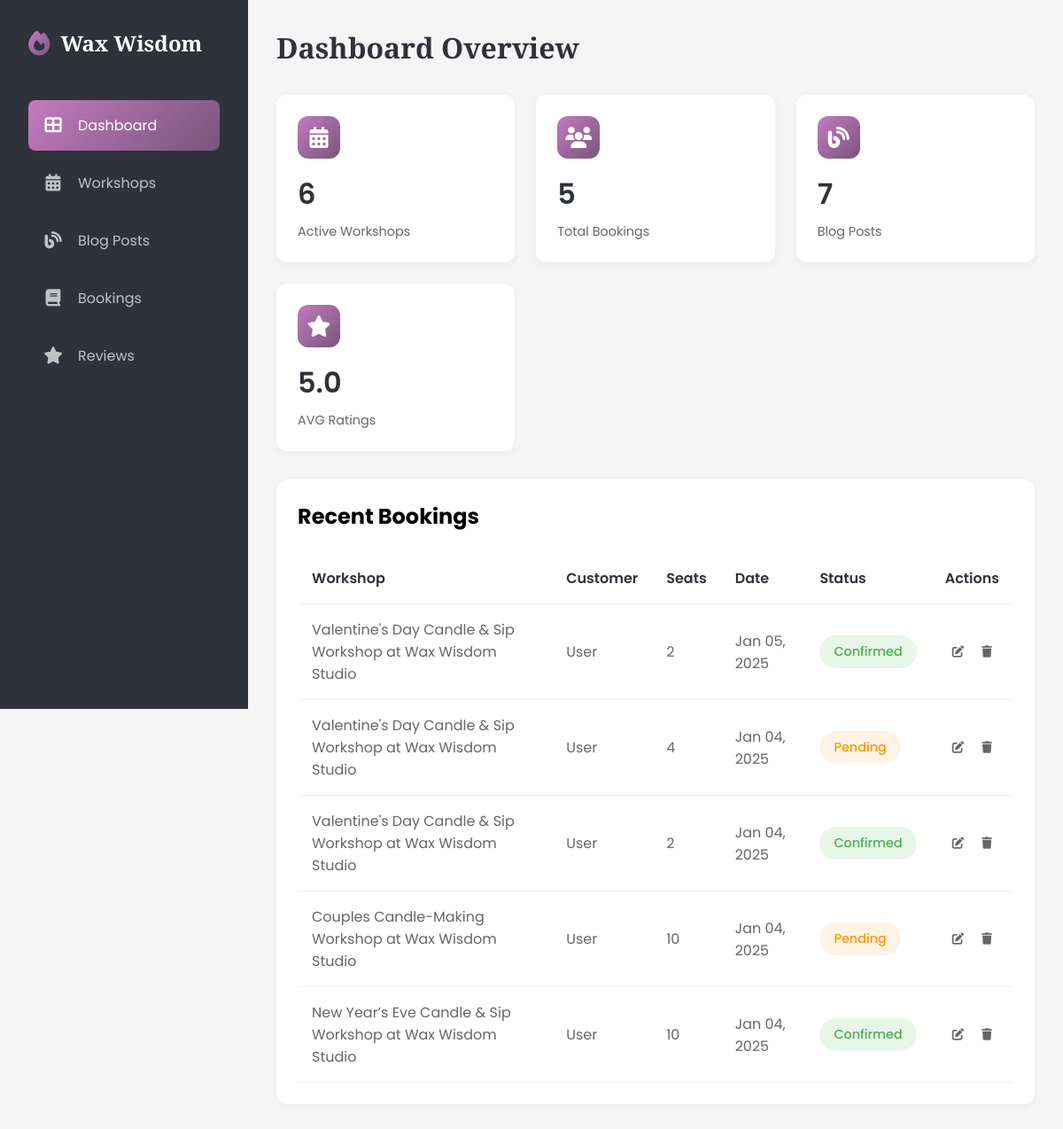
The page /dashboard/ (signed in) on the database its author committed.
### candle/models.py (models this page shows, shortened)
class Config(models.Model):
    site_name = models.CharField(max_length=255)
    site_title = models.CharField(max_length=255)
    site_description = models.TextField()
    about_us = HTMLField(blank=True, null=True)
    facebook_url = models.URLField(blank=True, null=True)
    instagram_url = models.URLField(blank=True, null=True)
    pinterest_url = models.URLField(blank=True, null=True)
    created_at = models.DateTimeField(auto_now_add=True)
    updated_at = models.DateTimeField(auto_now=True)
    class Meta:
        verbose_name = 'Site Configuration'
        verbose_name_plural = 'Site Configuration'
    def as_dict(self):
        return {
            'site_name': self.site_name or '',
            'site_title': self.site_title or '',
            "about_us": self.about_us or '',
            'site_description': self.site_description or '',
            'facebook_url': self.facebook_url or '',
            'instagram_url': self.instagram_url or '',
            "pinterest_url": self.pinterest_url or ""
        }

class Booking(models.Model):
    STATUS_CHOICES = [
        ('confirmed', 'Confirmed'),
        ('pending', 'Pending'),
        ('cancelled', 'Cancelled'),
    ]
    user = models.ForeignKey(User, on_delete=models.CASCADE, related_name='bookings', related_query_name='booking')
    workshop = models.ForeignKey(CandleWorkshop, on_delete=models.CASCADE, related_name='bookings', related_query_name='booking')
    booking_date = models.DateTimeField(auto_now_add=True)
    number_of_seats = models.IntegerField()
    status = models.CharField(
        max_length=10,
        choices=STATUS_CHOICES,
        default='pending'
    )
    class Meta:
        ordering = ['-booking_date']

class CandleWorkshop(models.Model):
    title = models.CharField(max_length=255)
    description = models.TextField()
    duration = models.FloatField(
        help_text='Duration of the workshop in hours (e.g., 1.5 for 1.5 hours)'
    )
    thumbnail = models.ImageField(
        upload_to='workshop_thumbnails/',
        null=True,
        blank=True,
        help_text='Featured image for the workshop',
        storage=RawMediaCloudinaryStorage()
    )
    date = models.DateField()
    time = models.TimeField()
    price = models.DecimalField(max_digits=10, decimal_places=2)
    capacity = models.IntegerField()
    class Meta:
        ordering = ("-date",)

### candle/views.py (the view)
# urls.py: path("",DashboardView.as_view(),name="dashboard")
class DashboardView(LoginRequiredMixin,TemplateView):
    template_name = "candle/dashboard/home.html"
    def get_context_data(self, **kwargs):
        context = super().get_context_data(**kwargs)
        user = self.request.user
        context["active_menu"] = "dashboard"
        if user.is_superuser:
            context['recent_bookings'] = Booking.objects.all()[:6]
            context['active_workshops'] = CandleWorkshop.objects.count()
            context['total_bookings'] = Booking.objects.count()
            context['total_blog_posts'] = Blogpost.objects.count()
            context['average_rating'] = Review.get_average_rating()
        else:
            context['recent_bookings'] = Booking.objects.filter(user=user)[:6]
            context['total_bookings'] = Booking.objects.filter(user=user).count()
            context['total_blog_posts'] = Blogpost.objects.filter(author=user).count()
            context['average_rating'] = Review.get_average_rating(user=user)
        return context

### candle/context_processors.py (called while the page is built)
def company_info(request):
    config = {
        "latest_blogs":Blogpost.objects.all()[:6],
        "latest_workshops":CandleWorkshop.objects.all()[:6]
    }
    try:
        config.update(Config.objects.first().as_dict())
    except Exception as e:
        pass
    return config

### candle/models.py (called while the page is built)
    @classmethod
    def get_average_rating(cls, user=None):
        reviews = cls.objects.all()
        if user:
            reviews = reviews.filter(user=user)
        avg_rating = reviews.aggregate(models.Avg('rating'))['rating__avg']
        return round(avg_rating, 1) if avg_rating else 0

### candle/templates/candle/dashboard/home.html (shortened to what this page needs)
{% extends 'candle/dashboard/base.html' %}
{% block content %}
<main class="main-content">
    <div class="page-header">
        <h1 class="page-title">Dashboard Overview</h1>
    </div>
    <div class="dashboard-grid">
        {% if user.is_superuser %}
        <div class="stat-card">
            <div class="stat-header">
                <div class="stat-icon">
                    <i class="fas fa-calendar-alt"></i>
                </div>
            </div>
            <div class="stat-value">{{active_workshops}}</div>
            <div class="stat-label">Active Workshops</div>
        </div>
        {% endif %}
        <div class="stat-card">
            <div class="stat-header">
                <div class="stat-icon">
                    <i class="fas fa-users"></i>
                </div>
            </div>
            <div class="stat-value">{{total_bookings}}</div>
            <div class="stat-label">{% if not user.is_superuser %}My {% endif %}Total Bookings</div>
        </div>
        <div class="stat-card">
            <div class="stat-header">
                <div class="stat-icon">
                    <i class="fas fa-blog"></i>
                </div>
            </div>
            <div class="stat-value">{{total_blog_posts}}</div>
            <div class="stat-label">{% if not user.is_superuser %}My {% endif %} Blog Posts</div>
        </div>
        <div class="stat-card">
            <div class="stat-header">
                <div class="stat-icon">
                    <i class="fas fa-star"></i>
                </div>
            </div>
            <div class="stat-value">{{average_rating}}</div>
            <div class="stat-label">AVG Ratings{% if not user.is_superuser %} I’ve Given{% endif %}</div>
        </div>
    </div>
    <div class="table-container">
        <div class="table-header">
            <h2>Recent Bookings</h2>
        </div>
        {% if not recent_bookings %}
        <div class="empty-state">
            <i class="fas fa-calendar-xmark"></i>
            <p>No Recent Bookings</p>
            <span>New bookings will appear here</span>
        </div>
        {% else %}
        <table>
            <thead>
                <tr>
                    <th>Workshop</th>
                    {% if user.is_superuser %}
                    <th>Customer</th>
                    {% endif %}
                    <th>Seats</th>
                    <th>Date</th>
                    <th>Status</th>
                    <th>Actions</th>
                </tr>
            </thead>
            <tbody>
                {% for booking in recent_bookings %}
                    <tr>
                        <td>{{booking.workshop.title}}</td>
                        {% if user.is_superuser %}
                        <td>{{booking.user.get_full_name|default:"User"}}</td>
                        {% endif %}
                        <td>{{booking.number_of_seats}}</td>
                        <td>{{booking.booking_date|date:"M d, Y"}}</td>
                        <td><span class="status status-{{booking.status}}">{{booking.get_status_display}}</span></td>
                        <td>
                            <button class="action-btn" onclick="openBookingModal({{booking.id}})"><i class="fas fa-edit"></i></button>
                            <form method="post" action="{% url 'candle:delete_bookings' booking.id %}" class="delete-form">
                                <button type="submit" class="action-btn">
                                    <i class="fas fa-trash"></i>
                                </button>
                            </form>
                        </td>
                    </tr>
                {% endfor %}
            </tbody>
        </table>
        {% endif %}
    </div>
</main>
{% endblock content %}

### candle/templates/candle/dashboard/fragments/sidebar.html (shortened to what this page needs)
<aside class="sidebar">
    <div class="logo">
        <i class="fas fa-fire"></i>
        <span>{{site_name}}</span>
    </div>
    <ul class="nav-menu">
        <li class="nav-item">
            <a href="{% url 'candle:dashboard' %}" class="nav-link {% if active_menu == 'dashboard'%} active {% endif %}">
                <i class="fas fa-th-large"></i>
                <span>Dashboard</span>
            </a>
        </li>
        {% if user.is_superuser %}
        <li class="nav-item">
            <a href="{% url 'candle:dashboard_workshops' %}" class="nav-link {% if active_menu == 'workshops'%} active {% endif %}">
                <i class="fas fa-calendar-alt"></i>
                <span>Workshops</span>
            </a>
        </li>
        <li class="nav-item">
            <a href="{% url 'candle:dashboard_blogs' %}" class="nav-link {% if active_menu == 'blogs'%} active {% endif %}">
                <i class="fas fa-blog"></i>
                <span>{% if not user.is_superuser %}My {% endif %}Blog Posts</span>
            </a>
        </li>
        {% endif %}
        <li class="nav-item">
            <a href="{% url 'candle:dashboard_bookings' %}" class="nav-link {% if active_menu == 'bookings'%} active {% endif %}">
                <i class="fas fa-book"></i>
                <span>{% if not user.is_superuser %}My {% endif %}Bookings</span>
            </a>
        </li>
        <li class="nav-item">
            <a href="{% url 'candle:dashboard_reviews' %}" class="nav-link {% if active_menu == 'reviews'%} active {% endif %}">
                <i class="fas fa-star"></i>
                <span>{% if not user.is_superuser %}My {% endif %}Reviews</span>
            </a>
        </li>
    </ul>
</aside>

### candle/static/candle/dashboard/main.css (style rules this page uses)
:root { --color-dark: #2F323A; --color-purple: #77567A; --color-magenta: #C47AC0; --color-pink: #E39EC1; --color-light: #DEBAC0; --gradient-primary: linear-gradient(135deg, var(--color-magenta), var(--color-purple)); --gradient-hover: linear-gradient(135deg, var(--color-purple), var(--color-magenta)); }
* { margin: 0; padding: 0; box-sizing: border-box; }
body { font-family: 'Poppins', sans-serif; background-color: #f5f5f5; display: flex; min-height: 100vh; overflow-x: hidden; }
.sidebar { width: 280px; background: var(--color-dark); min-height: 100vh; padding: 2rem; position: fixed; left: 0; top: 0; transition: all 0.3s ease; z-index: 1000; }
.logo { color: white; font-size: 1.5rem; font-weight: bold; font-family: 'Playfair Display', serif; display: flex; align-items: center; gap: 0.75rem; margin-bottom: 3rem; white-space: nowrap; padding-right: 1rem; }
.logo i { background: var(--gradient-primary); -webkit-background-clip: text; -webkit-text-fill-color: transparent; font-size: 1.75rem; flex-shrink: 0; }
.nav-menu { list-style: none; }
.nav-item { margin-bottom: 0.5rem; position: relative; }
.nav-link { color: rgba(255, 255, 255, 0.7); text-decoration: none; display: flex; align-items: center; padding: 1rem; border-radius: 8px; transition: all 0.3s ease; white-space: nowrap; }
.nav-link i { margin-right: 1rem; font-size: 1.2rem; min-width: 24px; text-align: center; }
.nav-link.active, .nav-link:hover { background: var(--gradient-primary); color: white; }
.main-content { flex: 1; margin-left: 280px; padding: 2rem; transition: all 0.3s ease; width: calc(100% - 280px); }
.page-header { display: flex; justify-content: space-between; align-items: center; margin-bottom: 2rem; flex-wrap: wrap; gap: 1rem; }
.page-title { font-family: 'Playfair Display', serif; color: var(--color-dark); font-size: clamp(1.5rem, 4vw, 2rem); }
.dashboard-grid { display: grid; grid-template-columns: repeat(auto-fit, minmax(250px, 1fr)); gap: 1.5rem; margin-bottom: 2rem; }
.stat-card { background: white; padding: 1.5rem; border-radius: 12px; box-shadow: 0 2px 10px rgba(0, 0, 0, 0.05); transition: transform 0.3s ease; }
.stat-header { display: flex; justify-content: space-between; align-items: center; margin-bottom: 1rem; }
.stat-icon { width: 48px; height: 48px; border-radius: 12px; display: flex; align-items: center; justify-content: center; background: var(--gradient-primary); color: white; font-size: 1.5rem; }
.stat-value { font-size: clamp(1.5rem, 3vw, 2rem); font-weight: 600; color: var(--color-dark); margin-bottom: 0.5rem; }
.stat-label { color: #666; font-size: 0.9rem; }
.table-container { background: white; border-radius: 12px; padding: 1.5rem; box-shadow: 0 2px 10px rgba(0, 0, 0, 0.05); margin-bottom: 2rem; overflow-x: auto; }
.table-header { display: flex; justify-content: space-between; align-items: center; margin-bottom: 1.5rem; flex-wrap: wrap; gap: 1rem; }
.table-header h2 { font-size: clamp(1.2rem, 3vw, 1.5rem); }
table { width: 100%; border-collapse: collapse; min-width: 600px; }
th, td { padding: 1rem; text-align: left; border-bottom: 1px solid #eee; }
th { font-weight: 600; color: var(--color-dark); white-space: nowrap; }
td { color: #666; }
.status { padding: 0.5rem 1rem; border-radius: 50px; font-size: 0.9rem; font-weight: 500; display: inline-block; white-space: nowrap; }
.status-pending { background: #fff3e5; color: #ff9800; }
.status-confirmed { background: #e8f5e9; color: #4caf50; }
.action-btn { padding: 0.5rem; border: none; background: none; color: #666; cursor: pointer; transition: all 0.3s ease; }
.delete-form { display: inline; }

### rows shown on the page
Config: site_name "Wax Wisdom"
Booking: workshop "Valentine's Day Candle & Sip Workshop at Wax Wisdom Studio", user.get_full_name "User", number_of_seats "2", booking_date "Jan 05, 2025", status "Confirmed"
Booking: workshop "Valentine's Day Candle & Sip Workshop at Wax Wisdom Studio", user.get_full_name "User", number_of_seats "4", booking_date "Jan 04, 2025", status "Pending"
Booking: workshop "Valentine's Day Candle & Sip Workshop at Wax Wisdom Studio", user.get_full_name "User", number_of_seats "2", booking_date "Jan 04, 2025", status "Confirmed"
Booking: workshop "Couples Candle-Making Workshop at Wax Wisdom Studio", user.get_full_name "User", number_of_seats "10", booking_date "Jan 04, 2025", status "Pending"
Booking: workshop "New Year’s Eve Candle & Sip Workshop at Wax Wisdom Studio", user.get_full_name "User", number_of_seats "10", booking_date "Jan 04, 2025", status "Confirmed"

### other values the page prints
{{ active_workshops }} "6"
{{ total_bookings }} "5"
{{ total_blog_posts }} "7"
{{ average_rating }} "5.0"
